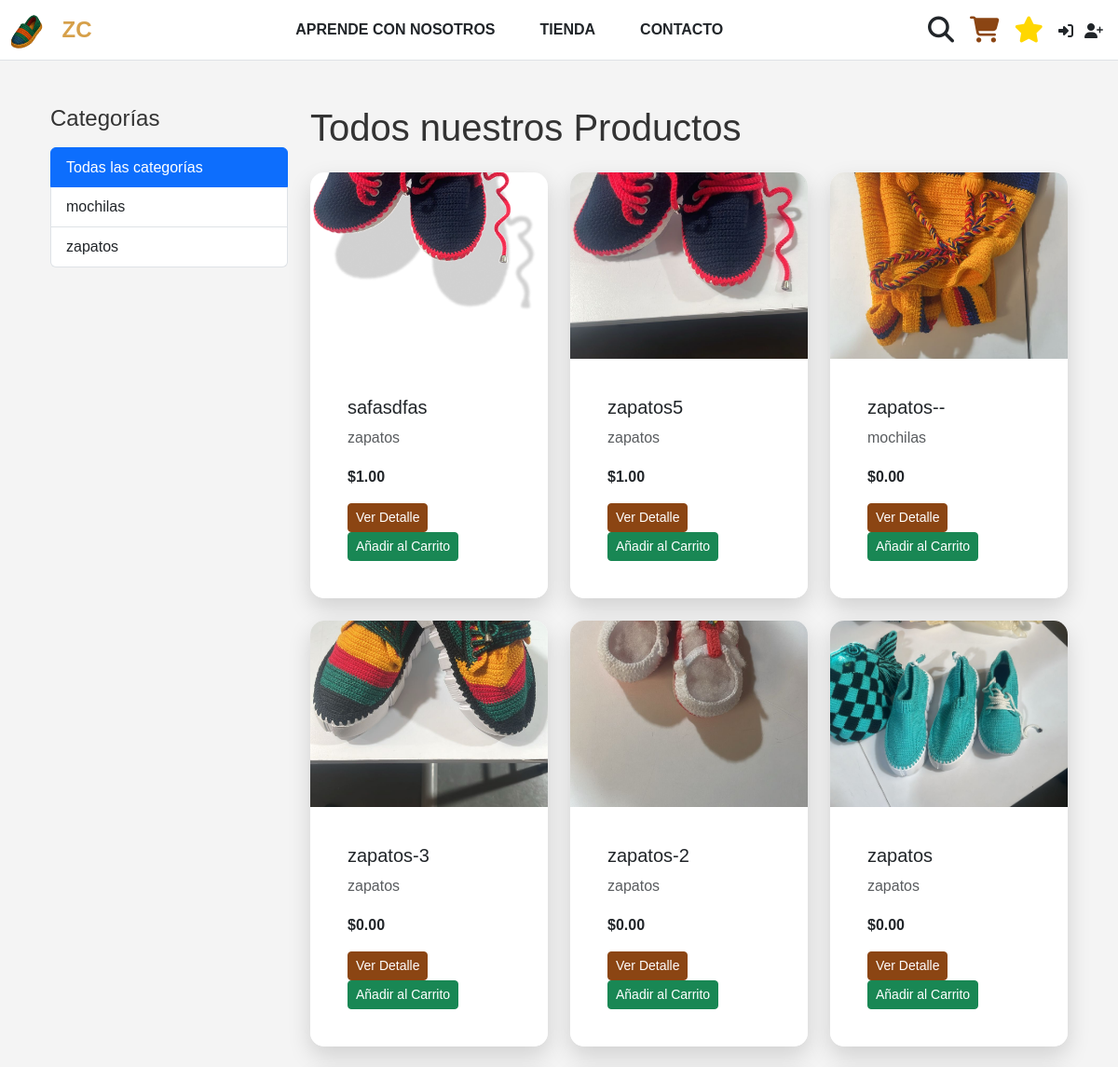
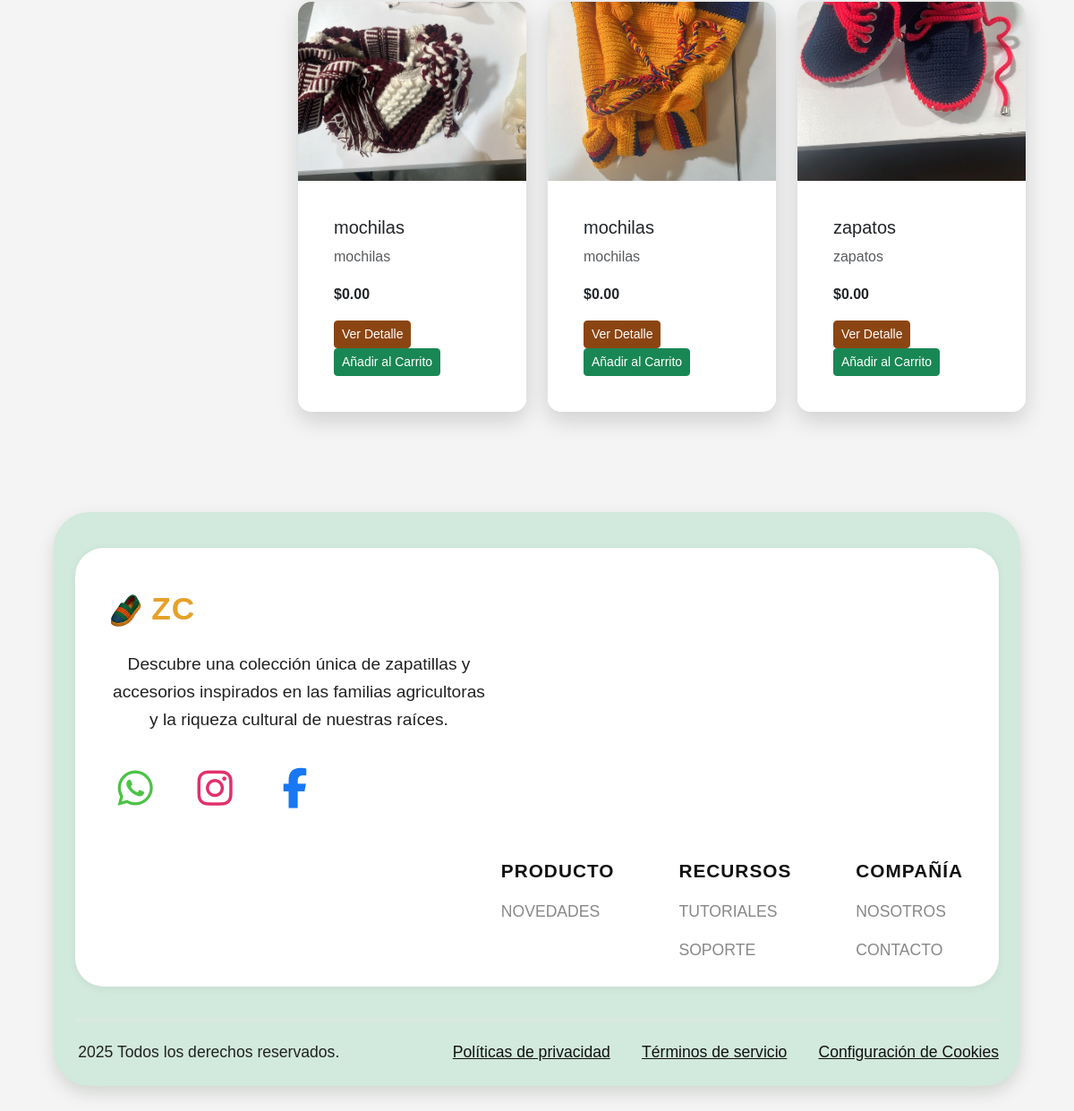
/productos/, run on the app's committed database (2 pictures, top to bottom).
### productos/models.py (models this page shows, shortened)
class Categoria(models.Model):
    nombre = models.CharField(max_length=100, unique=True)
    slug = models.SlugField(max_length=100, unique=True, help_text="URL amigable (ej: zapatos-mujer)")
    descripcion = models.TextField(blank=True, null=True)
    class Meta:
        verbose_name_plural = "Categorías"
        ordering = ['nombre']

class Producto(models.Model):
    categoria = models.ForeignKey(Categoria, related_name='productos', on_delete=models.CASCADE)
    nombre = models.CharField(max_length=200)
    slug = models.SlugField(max_length=200, unique=True, help_text="URL amigable (ej: zapato-flor)")
    descripcion = models.TextField()
    precio = models.DecimalField(max_digits=10, decimal_places=2)
    imagen_principal = models.ImageField(upload_to='productos/', blank=True, null=True, help_text="Imagen principal del producto")
    stock = models.PositiveIntegerField(default=0)
    disponible = models.BooleanField(default=True)
    creado = models.DateTimeField(auto_now_add=True)
    actualizado = models.DateTimeField(auto_now=True)
    class Meta:
        ordering = ['-creado']
        index_together = (('id', 'slug'),)
    def get_absolute_url(self):
        return reverse('productos:detalle_producto', args=[self.id, self.slug])

### productos/views.py (the view)
# urls.py: path('', views.lista_productos, name='lista_productos'),
def lista_productos(request, categoria_slug=None):
    categoria_seleccionada = None
    if categoria_slug:
        categoria_seleccionada = get_object_or_404(Categoria, slug=categoria_slug)
        productos = Producto.objects.filter(disponible=True, categoria=categoria_seleccionada)
        titulo = f"Productos - {categoria_seleccionada.nombre}"
    else:
        productos = Producto.objects.filter(disponible=True)
        titulo = "Todos los Productos"
    categorias = Categoria.objects.all()
    return render(request, 'productos/lista_productos.html', {
        'productos': productos,
        'categorias': categorias,
        'categoria_seleccionada': categoria_seleccionada,
        'titulo_pagina': titulo
    })

### core/context_processors.py (called while the page is built)
def cart_item_count(request):
    cart = request.session.get('cart', {})
    total_items = sum(item_data.get('cantidad', 0) for item_data in cart.values())
    return {'cart_item_count': total_items}

### productos/templates/productos/lista_productos.html
{% extends 'core/base.html' %}
{% load static %}
{% block content %}
<div class="container my-5">
    <div class="row">
        <div class="col-lg-3">
            <h4 class="mb-3">Categorías</h4>
            <div class="list-group">
                <a href="{% url 'productos:lista_productos' %}" class="list-group-item list-group-item-action {% if not categoria %}active{% endif %}">Todas las categorías</a>
                {% for cat in categorias %}
                <a href="{% url 'productos:lista_productos_por_categoria' cat.slug %}" class="list-group-item list-group-item-action {% if categoria and categoria.slug == cat.slug %}active{% endif %}">
                    {{ cat.nombre }}
                </a>
                {% endfor %}
            </div>
        </div>
        <div class="col-lg-9">
            <h1 class="mb-4">
                {% if categoria %}
                    {{ categoria.nombre }}
                {% else %}
                    Todos nuestros Productos
                {% endif %}
            </h1>
            {% if productos %}
            <div class="row row-cols-1 row-cols-md-2 row-cols-lg-3 g-4">
                {% for producto in productos %}
                <div class="col">
                    <div class="card h-100 shadow-sm">
                        {% if producto.imagen_principal %}
                        <img src="{{ producto.imagen_principal.url }}" class="card-img-top" alt="{{ producto.nombre }}">
                        {% else %}
                        <img src="/static/img/placeholder.png" class="card-img-top" alt="Imagen no disponible">
                        {% endif %}
                        <div class="card-body">
                            <h5 class="card-title">{{ producto.nombre }}</h5>
                            <p class="card-text text-muted">{{ producto.categoria.nombre }}</p>
                            <p class="card-text fw-bold">${{ producto.precio|floatformat:2 }}</p>
                            <a href="{{ producto.get_absolute_url }}" class="btn btn-sm btn-primary-custom me-2">Ver Detalle</a>
                            <a href="{% url 'productos:agregar-carrito-simple' producto.id %}" class="btn btn-sm btn-success">Añadir al Carrito</a>
                        </div>
                    </div>
                </div>
                {% endfor %}
            </div>
            {% else %}
            <p class="alert alert-info">No hay productos disponibles en esta categoría.</p>
            {% endif %}
        </div>
    </div>
</div>
{% endblock content %}

### core/static/css/style.css (style rules this page uses)
body { display: flex; flex-direction: column; min-height: 100vh; font-family: 'Arial', sans-serif; background-color: #f4f4f4; color: #333; line-height: 1.6; margin: 0; padding: 0; }
a { color: #8B4513; text-decoration: none; }
.btn-primary-custom { background-color: #8B4513; border-color: #8B4513; color: #fff; }
.card-img-top { width: 100%; height: 200px; object-fit: cover; }
.card.shadow-sm { border: none; border-radius: 15px; box-shadow: 0 10px 25px rgba(0, 0, 0, 0.15) !important; overflow: hidden; background-color: #ffffff; padding: 0; }
.card-body { padding: 40px; background-color: #ffffff; }

### data on the page
Categoria: nombre "mochilas"
Categoria: nombre "zapatos"
Producto: imagen_principal (picture), nombre "safasdfas", categoria.nombre "zapatos", precio "1.00"
Producto: nombre "zapatos5", categoria.nombre "zapatos", precio "1.00"
Producto: imagen_principal (picture), nombre "zapatos--", categoria.nombre "mochilas", precio "0.00"
Producto: imagen_principal (picture), nombre "zapatos-3", categoria.nombre "zapatos", precio "0.00"
Producto: imagen_principal (picture), nombre "zapatos-2", categoria.nombre "zapatos", precio "0.00"
Producto: imagen_principal (picture), nombre "zapatos", categoria.nombre "zapatos", precio "0.00"
Producto: imagen_principal (picture), nombre "mochilas", categoria.nombre "mochilas", precio "0.00"
Producto: imagen_principal (picture), nombre "mochilas", categoria.nombre "mochilas", precio "0.00"
Producto: imagen_principal (picture), nombre "zapatos", categoria.nombre "zapatos", precio "0.00"
